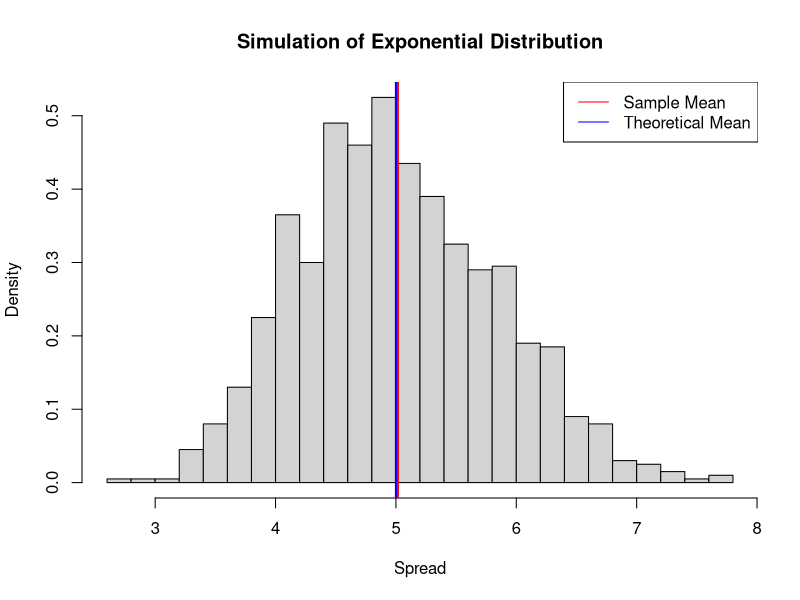
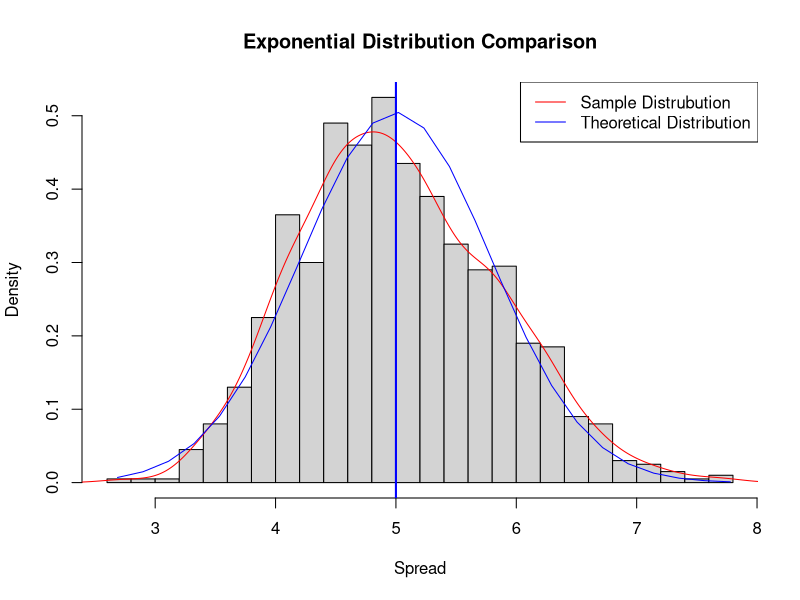
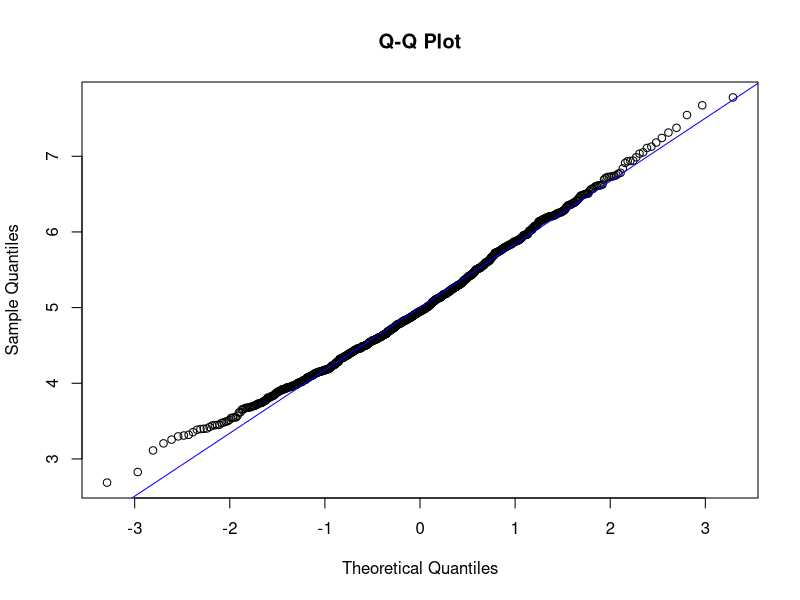

Generate these figures, in order, with R:
## ---- chunk 1
library(magrittr)
## ---- chunk 2
lambda <- 
        .2

n <- 
        40

number_simulations <- 
        1000

# set random seed for reproducibility
set.seed(2)

mns <- 
        NULL

for(i in 1:number_simulations){
        mns <- c(mns, rexp(n, lambda) %>%
                         mean())
}
## ---- chunk 3
sample_mean <- 
        mns %>%
        mean()

theoretical_mean <- 
        1/lambda

hist(mns, 
     breaks = 25,
     prob = TRUE,
     main = "Simulation of Exponential Distribution", 
     xlab = "Spread")
abline(v = sample_mean, 
       col = "red",
       lwd = 2)
abline(v = theoretical_mean, 
       col = "blue",
       lwd = 2)
legend("topright", 
       c("Sample Mean", "Theoretical Mean"), 
       lty = c(1, 1),
       col = c("red", "blue"))
## ---- chunk 4
sample_variance <- 
        var(mns)

theoretical_variance <-
        ((1/lambda) ^2) / 40

x_values <-
        seq(min(mns), 
            max(mns), 
            length = 25)
y_values <- 
        dnorm(x_values, 
              mean = 1/lambda, 
              sd = 1/lambda/sqrt(40))

hist(mns, 
     breaks = 25,
     prob = TRUE,
     main = "Exponential Distribution Comparison",
     xlab = "Spread")

lines(mns  %>% density(), col = "red")
lines(x_values, y_values, col = "blue") 

abline(v = theoretical_mean, 
       col = "blue",
       lwd = 2)
legend("topright", 
       c("Sample Distrubution", "Theoretical Distribution"), 
       lty = c(1, 1),
       col = c("red", "blue"))
## ---- chunk 5
qqnorm(mns,
       main = "Q-Q Plot")
qqline(mns,
       col = "blue")
